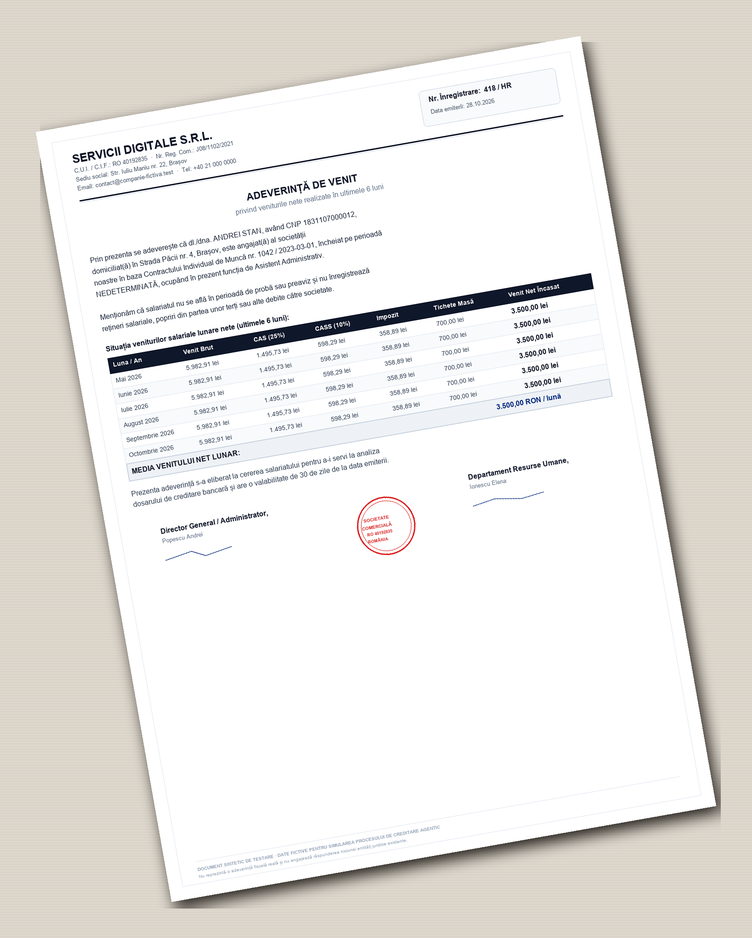
#> input picture data/synthetic/documents/andrei_stan_no_history/adeverinta_diagonala.png, 752 x 938 px, shrunk from 1686 x 2104 before the run
$ python -i desk_surface.py   (imports and definitions only)
#> lines starting #> are read from the running program, lines starting #| are printed output that depends on the picture
"""Realistic desk/surface background and shadow renderer for photo document simulation."""

from PIL import Image, ImageDraw, ImageFilter


def create_desk_surface(width: int, height: int, wood_tone: bool = True) -> Image.Image:
    """Create a textured desk surface (warm wood or neutral office desk)."""
    base_color = "#C8A27A" if wood_tone else "#DDD7CD"
    line_color = "#BD966F" if wood_tone else "#D2CCC0"

    desk = Image.new("RGB", (width, height), color=base_color)
    draw = ImageDraw.Draw(desk)
    step = 7 if wood_tone else 6
    for y in range(0, height, step):
        draw.line([(0, y), (width, y)], fill=line_color, width=1)
    return desk


def render_on_desk(
    image: Image.Image,
    angle: float = 0.0,
    padding: int = 120,
    wood_tone: bool = True,
    is_card: bool = False,
) -> Image.Image:
    """Render an ID card or document sheet resting on a desk surface with realistic soft drop shadow.

    Args:
        image: The rendered card or paper sheet.
        angle: Tilt angle in degrees (0.0 for straight photo, e.g. 15.0 for diagonal photo).
        padding: Margin around the document showing the desk.
        wood_tone: Warm wood desk vs neutral office desktop.
        is_card: Whether the object is a rounded ID card or rectangular paper sheet.
    """
    if abs(angle) < 0.1:
        bg_w, bg_h = image.width + padding * 2, image.height + padding * 2
        desk = create_desk_surface(bg_w, bg_h, wood_tone=wood_tone)

        # Soft shadow
        sh_w, sh_h = image.width + 40, image.height + 40
        shadow = Image.new("RGBA", (sh_w, sh_h), (0, 0, 0, 0))
        sdraw = ImageDraw.Draw(shadow)
        if is_card:
            sdraw.rounded_rectangle([(15, 15), (sh_w - 15, sh_h - 15)], radius=24, fill=(35, 30, 25, 110))
        else:
            sdraw.rectangle([(15, 15), (sh_w - 15, sh_h - 15)], fill=(35, 30, 25, 95))
        shadow = shadow.filter(ImageFilter.GaussianBlur(14))

        pos_x = padding
        pos_y = padding
        desk.paste(shadow, (pos_x - 10, pos_y - 8), shadow)
        desk.paste(image, (pos_x, pos_y))
        return desk
    else:
        rot_img = image.rotate(angle, expand=True, resample=Image.Resampling.BICUBIC)
        mask = Image.new("L", image.size, 255).rotate(angle, expand=True, resample=Image.Resampling.BICUBIC)

        bg_w, bg_h = rot_img.width + padding * 2, rot_img.height + padding * 2
        desk = create_desk_surface(bg_w, bg_h, wood_tone=wood_tone)

        # Rotated soft shadow
        shadow = Image.new("RGBA", mask.size, (35, 30, 25, 110 if is_card else 95))
        shadow.putalpha(mask)
        shadow = shadow.filter(ImageFilter.GaussianBlur(16))

        pos_x = padding
        pos_y = padding
        desk.paste(shadow, (pos_x + 10, pos_y + 14), shadow)
        desk.paste(rot_img, (pos_x, pos_y), mask)
        return desk

>>> from PIL import Image
>>> picture = Image.open('../../../data/synthetic/documents/andrei_stan_no_history/adeverinta_diagonala.png')
#> picture is the input picture: PIL image 752x938 RGB; mean R, G, B 232.3, 230.2, 227
>>> result = render_on_desk(picture)
#> in create_desk_surface, `desk = Image.new("RGB", (width, height), color=base_color)`:
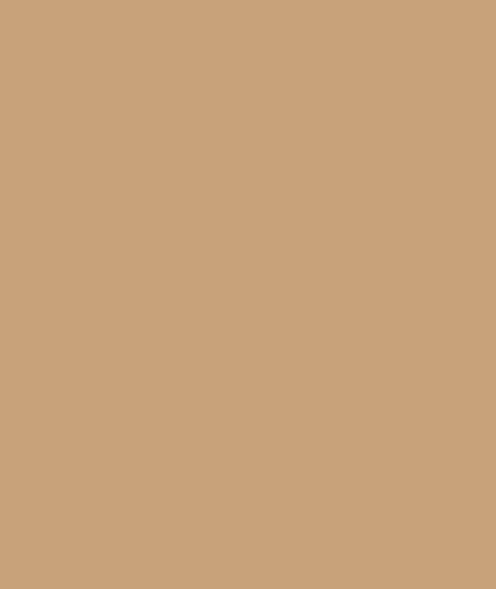
#> desk: PIL image 992x1178 RGB (shown at 1/2 size); mean R, G, B 200, 162, 122
#> in render_on_desk, `shadow = Image.new("RGBA", (sh_w, sh_h), (0, 0, 0, 0))`: shadow: PIL image 792x978 RGBA; every value is 0
#> in render_on_desk, `shadow = shadow.filter(ImageFilter.GaussianBlur(14))`:
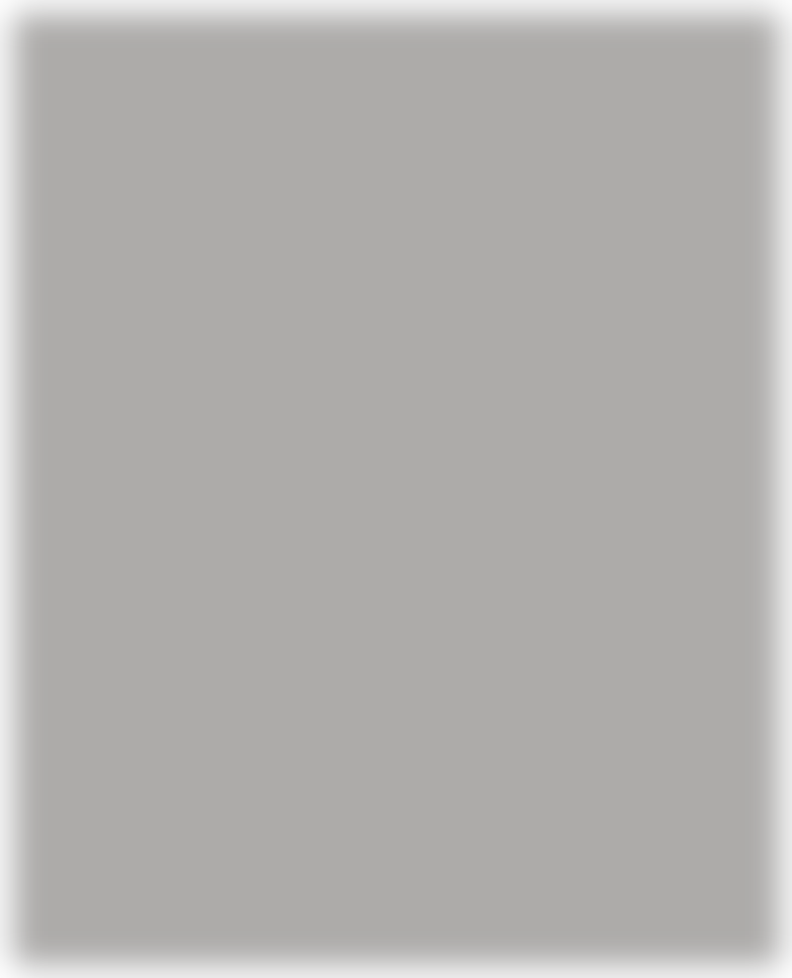
#> shadow: PIL image 792x978 RGBA; mean R, G, B, A 32.6, 28, 23.3, 88.5; transparent parts drawn white
#> in render_on_desk, `desk.paste(shadow, (pos_x - 10, pos_y - 8), shadow)`:
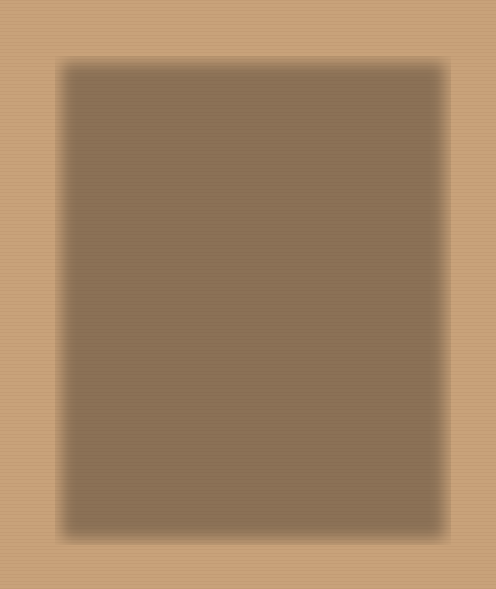
#> desk: PIL image 992x1178 RGB (shown at 1/2 size); mean R, G, B 160.8, 130.1, 98.3
#> in render_on_desk, `desk.paste(image, (pos_x, pos_y))`:
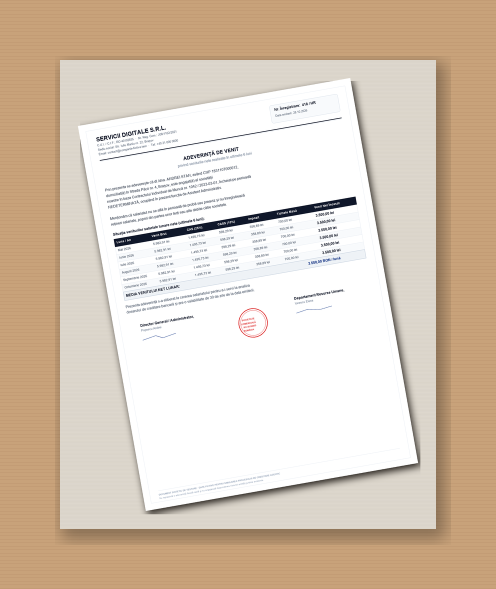
#> desk: PIL image 992x1178 RGB (shown at 1/2 size); mean R, G, B 217, 201, 183.6

$ run again, on data/synthetic/documents/andrei_stan_no_history/adeverinta_poza.png
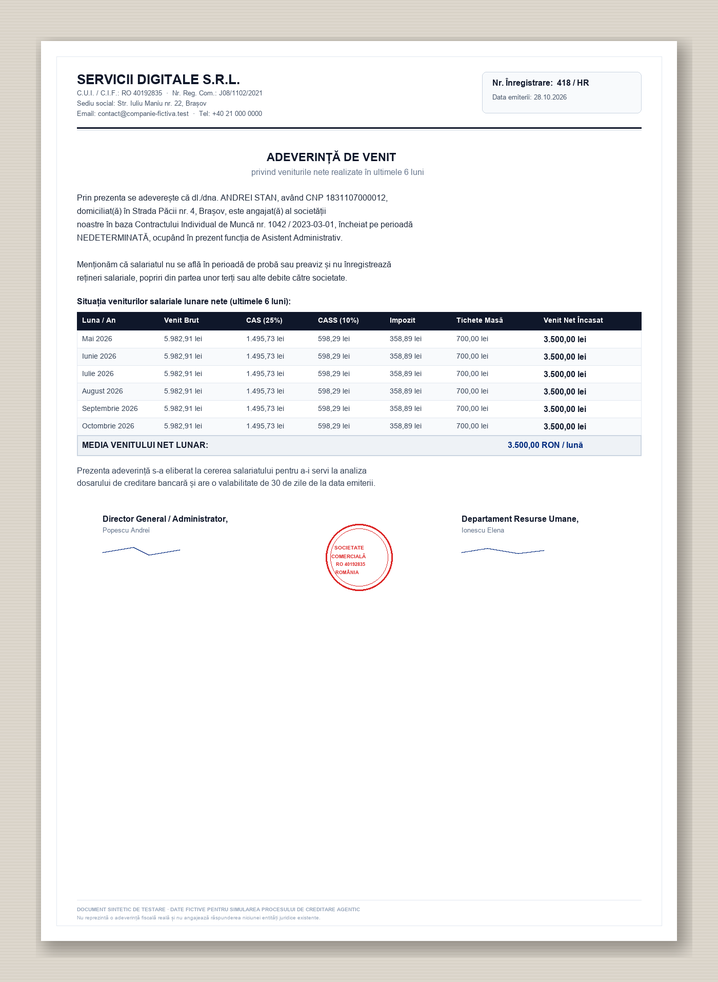
#> input picture data/synthetic/documents/andrei_stan_no_history/adeverinta_poza.png, 718 x 982 px, shrunk from 1400 x 1914 before the run
#> picture is the input picture: PIL image 718x982 RGB; mean R, G, B 238.4, 237.7, 236.7
#> in render_on_desk, `desk.paste(image, (pos_x, pos_y))`:
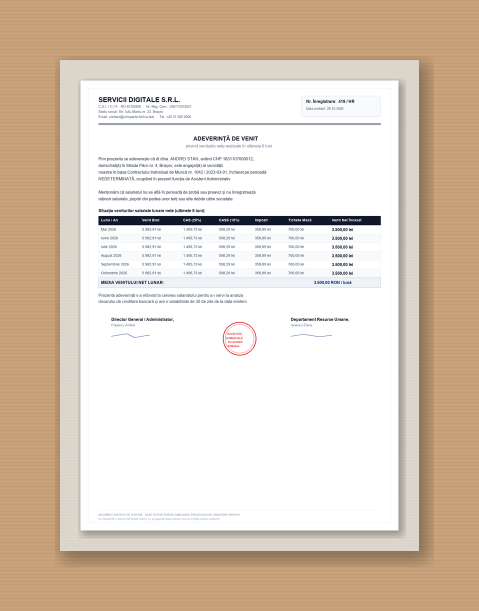
#> desk: PIL image 958x1222 RGB (shown at 1/2 size); mean R, G, B 220.6, 205.4, 189.3

$ run again, on data/synthetic/documents/andrei_stan_no_history/adeverinta_venit_andrei_stan_no_history.png
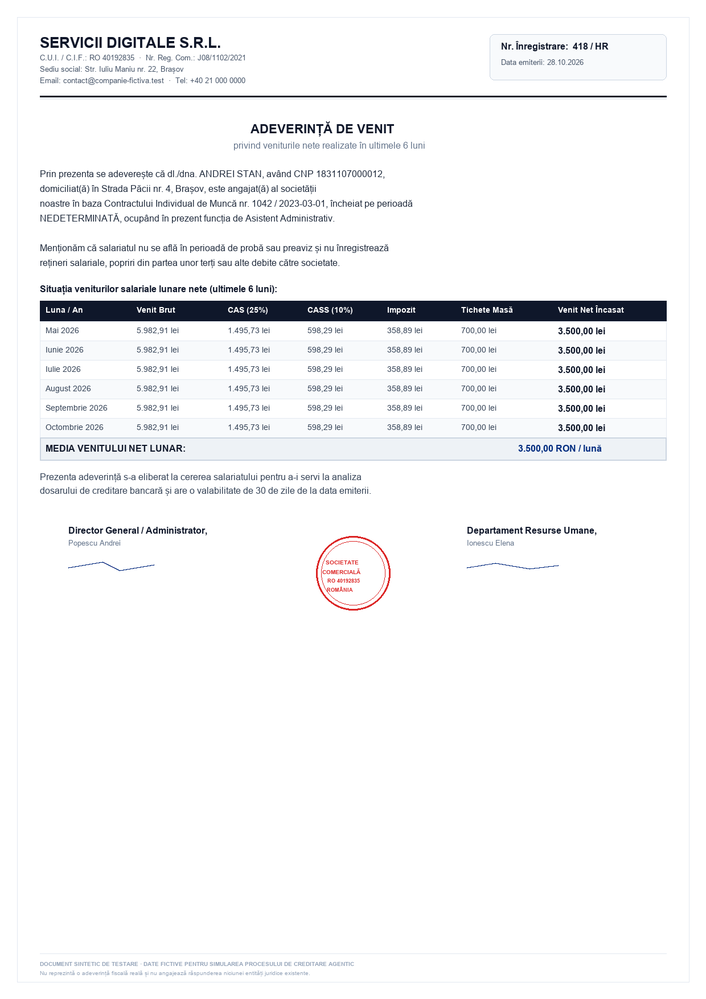
#> input picture data/synthetic/documents/andrei_stan_no_history/adeverinta_venit_andrei_stan_no_history.png, 706 x 999 px, shrunk from 1240 x 1754 before the run
#> picture is the input picture: PIL image 706x999 RGB; mean R, G, B 244.9, 245.3, 246.4
#> in render_on_desk, `desk.paste(image, (pos_x, pos_y))`:
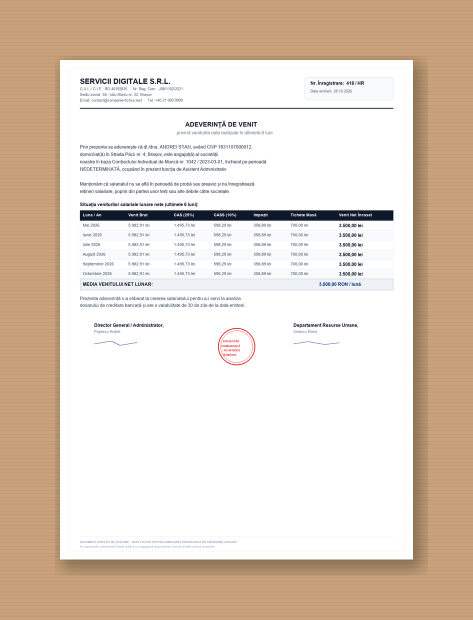
#> desk: PIL image 946x1239 RGB (shown at 1/2 size); mean R, G, B 224.5, 210, 195.1
